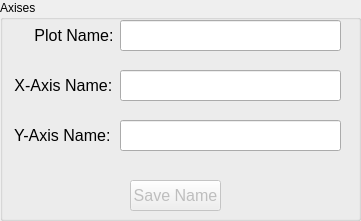
              <widget class="QGroupBox" name="groupBox_axises">
               <property name="geometry">
                <rect>
                 <x>500</x>
                 <y>610</y>
                 <width>361</width>
                 <height>221</height>
                </rect>
               </property>
               <property name="title">
                <string>Axises</string>
               </property>
               <widget class="QLabel" name="label_9">
                <property name="geometry">
                 <rect>
                  <x>30</x>
                  <y>20</y>
                  <width>91</width>
                  <height>31</height>
                 </rect>
                </property>
                <property name="font">
                 <font>
                  <pointsize>12</pointsize>
                 </font>
                </property>
                <property name="text">
                 <string> Plot Name:</string>
                </property>
               </widget>
               <widget class="QLineEdit" name="lineEdit_name">
                <property name="geometry">
                 <rect>
                  <x>120</x>
                  <y>20</y>
                  <width>221</width>
                  <height>31</height>
                 </rect>
                </property>
               </widget>
               <widget class="QLabel" name="label_7">
                <property name="geometry">
                 <rect>
                  <x>10</x>
                  <y>70</y>
                  <width>101</width>
                  <height>31</height>
                 </rect>
                </property>
                <property name="font">
                 <font>
                  <pointsize>12</pointsize>
                 </font>
                </property>
                <property name="text">
                 <string> X-Axis Name:</string>
                </property>
               </widget>
               <widget class="QLineEdit" name="lineEdit_x">
                <property name="geometry">
                 <rect>
                  <x>120</x>
                  <y>70</y>
                  <width>221</width>
                  <height>31</height>
                 </rect>
                </property>
               </widget>
               <widget class="QLabel" name="label_8">
                <property name="geometry">
                 <rect>
                  <x>10</x>
                  <y>120</y>
                  <width>111</width>
                  <height>31</height>
                 </rect>
                </property>
                <property name="font">
                 <font>
                  <pointsize>12</pointsize>
                 </font>
                </property>
                <property name="text">
                 <string> Y-Axis Name:</string>
                </property>
               </widget>
               <widget class="QLineEdit" name="lineEdit_y">
                <property name="geometry">
                 <rect>
                  <x>120</x>
                  <y>120</y>
                  <width>221</width>
                  <height>31</height>
                 </rect>
                </property>
               </widget>
               <widget class="QPushButton" name="pushButton_change_name">
                <property name="enabled">
                 <bool>false</bool>
                </property>
                <property name="geometry">
                 <rect>
                  <x>130</x>
                  <y>180</y>
                  <width>91</width>
                  <height>31</height>
                 </rect>
                </property>
                <property name="font">
                 <font>
                  <pointsize>12</pointsize>
                 </font>
                </property>
                <property name="text">
                 <string>Save Name</string>
                </property>
               </widget>
              </widget>
